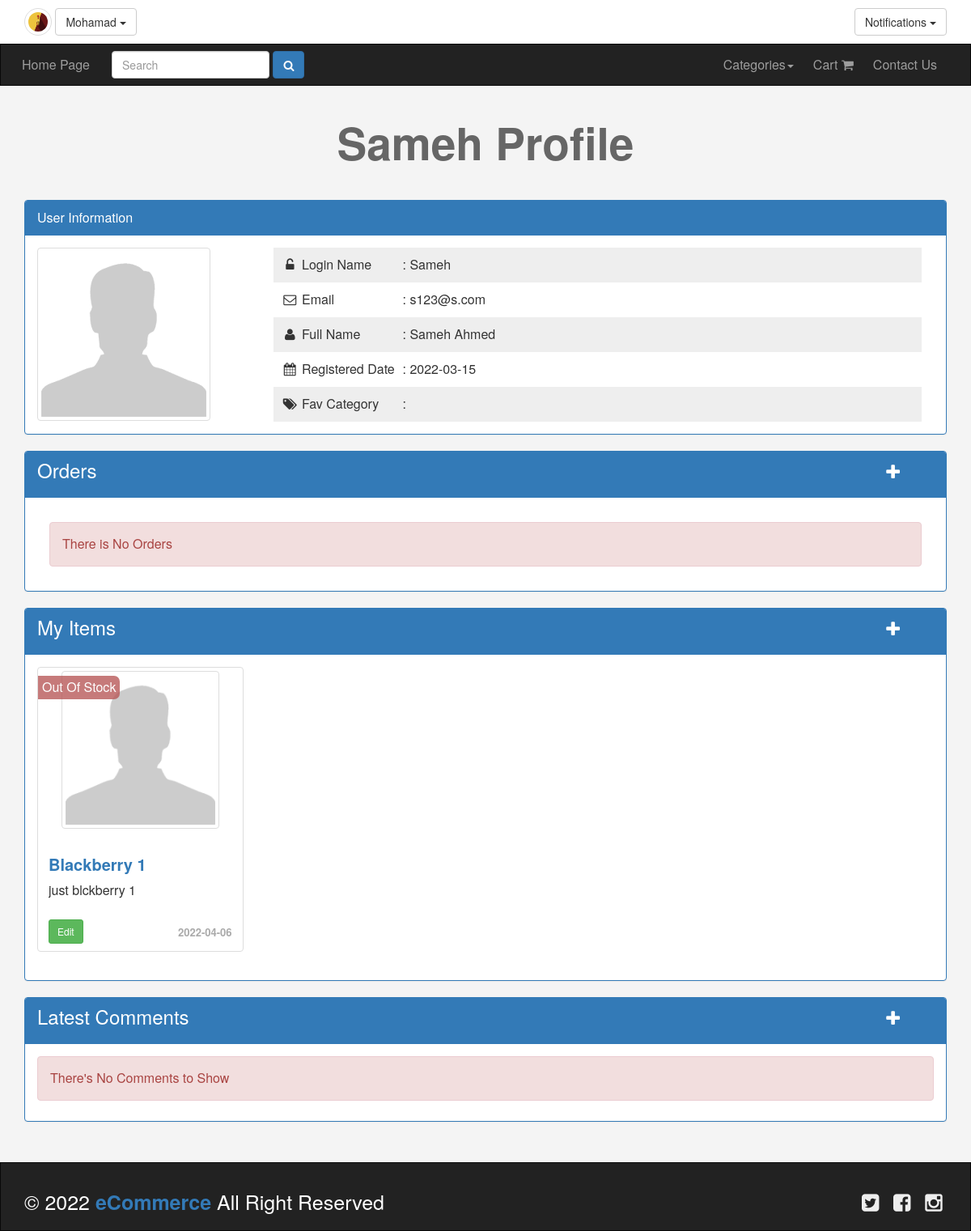
/otherProfile.php?otherid=26 (signed in), run on the app's committed database.
### tables this page shows
CREATE TABLE `users` (
  `UserID` int(11) NOT NULL COMMENT 'To Identify User',
  `Username` varchar(255) NOT NULL COMMENT 'Username To Login',
  `Password` varchar(255) NOT NULL COMMENT 'Password To Login',
  `Email` varchar(255) NOT NULL,
  `FullName` varchar(255) NOT NULL,
  `GroupID` int(11) NOT NULL DEFAULT 0 COMMENT 'Identify User Group',
  `TrustStatus` int(11) NOT NULL DEFAULT 0 COMMENT 'Seller Rank',
  `RegStatus` int(11) NOT NULL DEFAULT 0 COMMENT 'User Approval',
  `Date` date NOT NULL,
  `avatar` varchar(255) NOT NULL
);

CREATE TABLE `items` (
  `Item_ID` int(11) NOT NULL,
  `Name` varchar(255) NOT NULL,
  `Description` text NOT NULL,
  `Price` varchar(255) NOT NULL,
  `Add_Date` date NOT NULL,
  `Country_Made` varchar(255) NOT NULL,
  `Image` varchar(255) NOT NULL,
  `Status` varchar(255) NOT NULL,
  `Rating` smallint(6) NOT NULL,
  `Approve` tinyint(4) NOT NULL DEFAULT 0,
  `Cat_ID` int(11) NOT NULL,
  `Member_ID` int(11) NOT NULL,
  `tags` varchar(255) DEFAULT NULL,
  `Count` int(11) DEFAULT NULL,
  `img1` varchar(255) DEFAULT NULL,
  `img2` varchar(255) DEFAULT NULL,
  `img3` varchar(255) DEFAULT NULL,
  `img4` varchar(255) DEFAULT NULL,
  `Featured` tinyint(1) DEFAULT NULL
);

### init.php (called while the page is built, shortened)
<?php
	include 'admin/connect.php';
	$sessionUser = '';
	if (isset($_SESSION['user'])) {
		$sessionUser = $_SESSION['user'];
	}
	$tpl 				= 'includes/templates/';
	$lang 			= 'includes/languages/';
	$func				= 'includes/functions/';
	$css 				= 'layout/css/';
	$avDir 			= 'admin/uploads/avatars/';
	include $func . 'functions.php';
	include $lang . 'english.php';
	include $tpl 	. 'header.php';

### includes/languages/english.php (called while the page is built)
<?php
	function lang($phrase) {
		static $lang = array(
			'HOME_ADMIN' 	=> 'Home',
			'CATEGORIES' 	=> 'Categories',
			'ITEMS' 			=> 'Items',
			'MEMBERS' 		=> 'Members',
			'COMMENTS'		=> 'Comments',
			'STATISTICS' 	=> 'Statistics',
			'LOGS' 				=> 'Logs',
			'Home_Page' 	=> 'Home Page',
			'ENGLISH' 		=> 'English',
			'ARABIC' 			=> 'Arabic',
			'LANGUAGES' 	=> 'Languages',
			'' => ''
		);
		return $lang[$phrase];
	}

### includes/functions/functions.php (called while the page is built, shortened)
<?php
	function getAllFrom($field, $table, $where = NULL, $and = NULL, $orderfield, $ordering = "DESC") {
		global $con;
		$getAll = $con->prepare("SELECT $field FROM $table $where $and ORDER BY $orderfield $ordering");
		$getAll->execute();
		$all = $getAll->fetchAll();
		return $all;
	}

### otherProfile.php (the view, shortened to what this page needs)
<?php
  include 'init.php';
  $theID = $_GET['otherid'];
  if ($theID == $_SESSION['uid']) {
    header("Location: profile.php");
  } else {
      $getUser = $con->prepare("SELECT * FROM users WHERE UserID = ?");
      $getUser->execute(array($theID));
      $info = $getUser->fetch();
      $stmt = $con->prepare("SELECT * FROM orders Where user_id = ?");
			$stmt->execute(array($theID));
			$allOrders = $stmt->fetchAll();
?>
<h1 class="text-center"><?php echo $info['Username']; ?> Profile</h1>
<div class="information block">
	<div class="container">
		<div class="panel panel-primary">
			<div class="panel-heading">User Information</div>
			<div class="panel-body">
				<?php if (!empty($info['avatar'])) { ?>
					<img class="img-responsive img-thumbnail img-size" src="<?php echo $avDir . $info['avatar']; ?>" alt="" />
				<?php } else { ?>
					<img class="img-responsive img-thumbnail" src="img.png" alt="" />
				<?php } ?>
				<div class="info pull-right col-md-9">
					<ul class="list-unstyled">
						<li>
							<i class="fa fa-unlock-alt fa-fw"></i>
							<span>Login Name</span> : <?php echo $info['Username'] ?>
						</li>
						<li>
							<i class="fa fa-envelope-o fa-fw"></i>
							<span>Email</span> : <?php echo $info['Email'] ?>
						</li>
						<li>
							<i class="fa fa-user fa-fw"></i>
							<span>Full Name</span> : <?php echo $info['FullName'] ?>
						</li>
						<li>
							<i class="fa fa-calendar fa-fw"></i>
							<span>Registered Date</span> : <?php echo $info['Date'] ?>
						</li>
						<li>
							<i class="fa fa-tags fa-fw"></i>
							<span>Fav Category</span> :
						</li>
					</ul>
				</div>
			</div>
		</div>
	</div>
</div>
<div class="my-ads block">
	<div class="container">
		<div class="panel panel-primary">
			<div class="panel-heading orders-panel-heading">
				<h3 class="orders-heading" style="margin-top:0;">Orders</h3>
				<span class="pull-right toggle-orders">
					<i class="fa fa-plus fa-lg fa-lg"></i>
				</span>
			</div>
			<div class="panel-body panel-body-orders">
				<form class="form-horizontal main-form" action="<?php echo $_SERVER['PHP_SELF'] ?>" method="POST" enctype="multipart/form-data">
					<?php if (! empty($allOrders)) {
						foreach ($allOrders as $order) { ?>
							<div class="alert alert-info invoice"  style="margin:15px;">
								<label>Invoice #<?php echo $order['order_id']; ?></label>
								<div class="pull-right invoice-links">
									<input type="number" name="order_id" value="<?php echo $order['order_id'];?>" hidden />
									<a href="invoice.php?orderid=<?php echo $order['order_id']; ?>" class="btn btn-sm btn-success">Show</a>
								</div>
							</div>
						<?php } ?>
					<?php } else { ?>
						<div class="alert alert-danger invoice" style="margin:15px;">There is No Orders</div>
					<?php } ?>
				</form>
			</div>
    </div>
		<div id="my-ads block" class="panel panel-primary">
			<div class="panel-heading orders-panel-heading">
				<h3 class="orders-heading" style="margin-top:0;">My Items</h3>
				<span class="pull-right toggle-items">
					<i class="fa fa-plus fa-lg fa-lg"></i>
				</span>
			</div>
			<div class="panel-body panel-body-items">
			<?php
				$myItems = getAllFrom("*", "items", "where Member_ID = {$theID}", "", "Item_ID");
				if (! empty($myItems)) {
					echo '<div class="row">';
					foreach ($myItems as $item) {
						echo '<div class="col-sm-6 col-md-3">';
							echo '<div class="thumbnail item-box">';
								if (is_null($item['Count']) || $item['Count'] == 0) {
									echo '<span class="OOF">Out Of Stock</span>';
								} else {
									echo '<span class="price-tag">' . $item['Price'] . '$</span>';
								}
								?>
								<?php if (!empty($item['Image'])) { ?>
									<img class="img-responsive img-thumbnail img-size2" src="<?php echo $ItemsDir . $item['Image']; ?>" alt="" />
								<?php } else { ?>
									<img class="img-responsive img-thumbnail img-size2" src="img.png" alt="" />
								<?php } ?>
								<?php
								echo '<div class="caption">';
									echo '<h3><a href="items.php?itemid='. $item['Item_ID'] .'">' . $item['Name'] .'</a></h3>';
									echo '<p>' . $item['Description'] . '</p>';
									?>
									<a href="editItem.php?Itemid=<?php echo $item['Item_ID']; ?>" class="btn btn-sm btn-success pull-left edit-btn">Edit</a>
									<?php
									echo '<div class="date">' . $item['Add_Date'] . '</div>';
								echo '</div>';
							echo '</div>';
						echo '</div>';
					}
					echo '</div>';
				} else {
					echo '<div class="alert alert-info">Sorry There\' No Ads To Show, Create <a href="newad.php">New Ad</a></div>';
				}
			?>
			</div>
		</div>
	</div>
</div>
<div class="my-comments block">
	<div class="container">
		<div class="panel panel-primary">
			<div class="panel-heading orders-panel-heading">
				<h3 class="orders-heading" style="margin-top:0;">Latest Comments</h3>
				<span class="pull-right toggle-comments">
					<i class="fa fa-plus fa-lg fa-lg"></i>
				</span>
			</div>
			<div class="panel-body panel-body-comments">
			<?php
				$myComments = getAllFrom("*", "comments", "where user_id = {$theID}", "", "c_id");
				if (! empty($myComments)) {
					foreach ($myComments as $comment) {
						$itemPage = 'items.php?itemid=' . $comment['item_id'];
						echo '<div class="alert alert-info">' . $comment['comment'] . '<a href="items.php?itemid= '. $comment['item_id'] . '" class="pull-right">Show</a></div>';
					}
				} else {
					echo '<div class="alert alert-danger">There\'s No Comments to Show</div>';
				}
			?>
			</div>
		</div>
	</div>
</div>
<?php
  }
  include $tpl . 'footerDesig.php';
	include $tpl . 'footer.php';
?>

### includes/templates/header.php (shortened to what this page needs)
<!DOCTYPE html>
<html>
	<head>
		<link rel="stylesheet" href="<?php echo $css ?>bootstrap.min.css" />
		<link rel="stylesheet" href="<?php echo $css ?>font-awesome.min.css" />
		<link rel="stylesheet" href="<?php echo $css ?>jquery-ui.css" />
		<link rel="stylesheet" href="<?php echo $css ?>jquery.selectBoxIt.css" />
		<link rel="stylesheet" href="<?php echo $css ?>front.css" />
	</head>
	<body>
	<div class="upper-bar">
		<div class="container">
			<?php
				if (isset($_SESSION['user'])) {
					$stmt = $con->prepare("SELECT Username, avatar FROM users WHERE Username = ?");
					$stmt->execute(Array($sessionUser));
					$all = $stmt->fetchAll();
					?>
				<?php if (!empty($all)) {
					foreach($all as $a){ ?>
						<?php if (!empty($a['avatar'])) {  ?>
							<img class="my-image img-thumbnail img-circle" src="<?php echo $avDir . $a['avatar']; ?>" alt="" />
						<?php } else { ?>
							<img class="my-image img-thumbnail img-circle" src="img.png" alt="" />
						<?php } ?>
					<?php } ?>
				<?php } ?>
				<div class="btn-group my-info">
					<span class="btn btn-default dropdown-toggle" data-toggle="dropdown">
						<?php echo $sessionUser; ?>
						<span class="caret"></span>
					</span>
				</div>
				<div class="btn-group my-notifications pull-right">
					<span class="btn btn-default btn-notifications dropdown-toggle" data-toggle="dropdown">
						Notifications
						<span class="caret"></span>
					</span>
				</div>
				<?php
				} else {
			?>
			<a  class="btn btn-default pull-right" href="login.php">
				<span>Login / Signup</span>
			</a>
			<?php } ?>
		</div>
	</div>
	<nav class="navbar navbar-inverse">
		<div class="container">
			<div class="navbar-header">
				<a class="navbar-brand" href="index.php"><?php echo lang('Home_Page'); ?></a>
					<form class="navbar-form navbar-left" action="searchPage.php" method="POST">
						<div class="form-group">
							<input type="text" name="searchInput" class="form-control" placeholder="Search" />
						</div>
						<button  class="btn btn-primary">
							<i class="fa fa-search" aria-hidden="true"></i>
						</button>
					</form>
			</div>
			<div class="collapse navbar-collapse" id="app-nav">
				<ul class="nav navbar-nav navbar-right">
					<li class="dropdown">
						<a href="#" class="dropdown-toggle" data-toggle="dropdown" role="button" aria-haspopup="true" aria-expanded="false"><?php echo lang('CATEGORIES'); ?><span class="caret"></span></a>
					</li>
					<li><a href="cart.php">Cart <i class="fa fa-shopping-cart" aria-hidden="true"></i></a></li>
					<li><a href="contactUs.php" ><?php echo 'Contact Us'; ?></a></li>
				</ul>
			</div>
		</div>
	</nav>

### layout/css/front.css (style rules this page uses)
body { background-color: #f4f4f4; font-size: 16px; position: relative; }
h1 { font-size: 55px; margin: 40px 0; font-weight: bold; color: #666; }
.navbar { border-radius: 0; margin-bottom: 0; }
.nav > li > a, .navbar-brand { padding: 15px 12px; }
.navbar-brand { font-size: 1em; }
.form-control { position: relative; }
.upper-bar { padding: 10px; background-color: #fff; }
.my-notifications { cursor: pointer; }
.my-image { width: 34px; height: 34px; }
.item-box { position: relative; }
.item-box .caption h3 a { text-decoration: none; font-weight: bolder; font-size: 20px; overflow: hidden; }
.item-box .caption p { height: 44px; max-height: 44px; overflow: hidden; }
.information { margin-top: 20px; }
.information ul { padding: 0; margin: 0; }
.information ul li { padding: 10px; }
.information ul li:nth-child(odd) { background-color: #eee; }
.information ul li span { display: inline-block; width: 120px; }
.thumbnail .date { text-align: right; font-size: 13px; color: #aaa; font-weight: bold; }
.img-size2 { max-width: 194.5px !important; max-height: 194.5px !important; min-width: 194.5px !important; min-height: 194.5px !important; }
.caption { position: relative; }
.edit-btn { position: absolute; bottom: 5px; }
.orders-panel-heading { position: relative; }
.toggle-comments , .toggle-items , .toggle-orders { position: absolute; top: 14px; right: 5%; color: #fff; cursor: pointer; }
.alert { margin-bottom: 10px; }
.OOF { position: absolute; border-radius: 0 7px 7px 0; top: 10px; left: 0; background-color: #b85a5a; opacity: 0.8; color: #fff; padding: 3px 5px; }

### data on the page
users: avatar (picture)
users: Username "Sameh", Email "s123@s.com", FullName "Sameh Ahmed", Date "2022-03-15"
items: shows "Out Of Stock", Name "Blackberry 1", Description "just blckberry 1", Add_Date "2022-04-06"

### other printed values
$sessionUser "Mohamad"
lang('Home_Page') "Home Page"
lang('CATEGORIES') "Categories"
